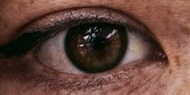
#> input picture face_detection/niels2/eyes/photo12_Left.jpeg, 190 x 95 px
$ python -i m3Iris.py   (imports and definitions only)
#> lines starting #> are read from the running program, lines starting #| are printed output that depends on the picture
### face_detection/niels2/m3F.py
import PIL
from matplotlib import pyplot as plt
import numpy as np

# http://ozzmaker.com/add-colour-to-text-in-python/
# [6 lines left out: function printRed, not called in this run]

def printGreen(stringarr):
    prstr = "\033[1;42;39m" + stringarr + "\]"
    print(prstr)

def printBlue(stringarr):
    prstr = "\033[1;44;39m" + stringarr + "\]"
    print(prstr)


# [9 lines left out: function evalSize, not called in this run]


# https://pythontic.com/image-processing/pillow/histogram
def getRed(redVal):
    return '#%02x%02x%02x' % (redVal, 0, 0)

def getGreen(greenVal):
    return '#%02x%02x%02x' % (0, greenVal, 0)

def getBlue(blueVal):
    return '#%02x%02x%02x' % (0, 0, blueVal)

def gHist(imagePath):
    #print(type(imagePath))
    pimg = PIL.Image.fromarray(imagePath)
    hist = pimg.histogram();
    #plt.hist(hist,bins=256)
    plt.figure(0)
    for i in range(0, 256):
        plt.bar(i, hist[i], alpha=0.3)
    plt.show()


def typeSwap(inputIm):
    #printBlue("typeswap:")
    nd = np.ndarray(1)
    im = PIL.Image.Image()
    #print(type(inputIm), type(nd))
    if (type(inputIm) == type(nd)):
        inputIm = PIL.Image.fromarray(inputIm)
        return inputIm;
    elif(type(inputIm) == type(im)):
        inputIm = np.asarray(inputIm)
        return inputIm;

### face_detection/niels2/m3Iris.py
import cv2
import numpy as np
from matplotlib import pyplot as plt
import m3F
import os
from PIL import ImageFilter, ImageEnhance
import PIL

def findCircle(imgPath):
#> called with imgPath = 'eyes/photo12_Left.jpeg'
    print("****************************************************************************************************************")
    print("proccesing", imgPath)

    img = cv2.imread(imgPath,0)
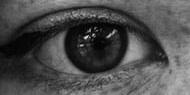
#> img: shape (95, 190); min 0, max 227, mean 76.4
    count = 0
    if not isinstance(img, type(None)):

        img  = cv2.medianBlur(img,5)
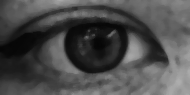
#> img: shape (95, 190); min 6, max 173, mean 76
        #
        cimg=cv2.cvtColor(img,cv2.COLOR_GRAY2BGR )

        img = m3F.typeSwap(img)
        img = img.filter(ImageFilter.GaussianBlur(1.4))
#> img: PIL image 190x95 L
        img = img.filter(ImageFilter.UnsharpMask(radius=2, percent=200, threshold=5))
        img = ImageEnhance.Contrast(img).enhance(1.4)
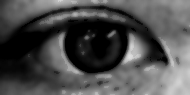
#> img: PIL image 190x95 L; min 0, max 223, mean 77.1
        #img = ImageEnhance.Sharpness(img).enhance(2.)
        img = m3F.typeSwap(img)
        img = cv2.medianBlur(img,5)
#> img: shape (95, 190)
        cimg=img.copy()


        # [7 lines of commented-out code are left out]
        circles = cv2.HoughCircles(img,cv2.HOUGH_GRADIENT,1.5,120,param1=60,param2=15,minRadius=0,maxRadius=int(m3F.typeSwap(img).height/2))
#> circles = [[95.25, 42.75, 31.2]]


        #print("type(circles) IS: ", type(circles))
        if not isinstance(circles, type(None)):
            #print("was not note None, was: ", type(circles))
            if (circles.size != 0):
                circles = np.uint16(np.around(circles))
#> circles = [[95, 43, 31]]
                #print(circles)
                for i in circles[0,:]:
                    # draw the outer circle
                    cv2.circle(cimg,(i[0],i[1]),i[2],(0,255,0),2)
                    # draw the center of the circle
                    cv2.circle(cimg,(i[0],i[1]),2,(0,0,255),3)
                    #plt.show(cimg)
                    can = cv2.Canny(img,30,60)
                    combined = np.hstack((cimg,can))
                    finalImg = cv2.cvtColor(combined, cv2.COLOR_BGR2RGB)
                    plt.imshow(finalImg)
                    plt.show()
                    m3F.gHist(img)
                    m3F.printGreen("CIRCLES FOUND^^^")
                    return cimg;
#> this loop made 1 pass
#| [1;42;39mCIRCLES FOUND^^^\]
#> pass 1, in findCircle, `can = cv2.Canny(img,30,60)`:
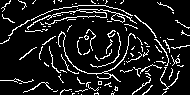
#> can: shape (95, 190); 11.1% white in thin lines or dots
#> pass 1, in findCircle, `combined = np.hstack((cimg,can))`:
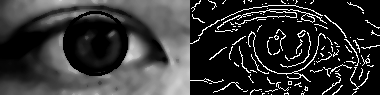
#> combined: shape (95, 380); min 0, max 255, mean 51.8
#> pass 1, in gHist, `plt.show()`:
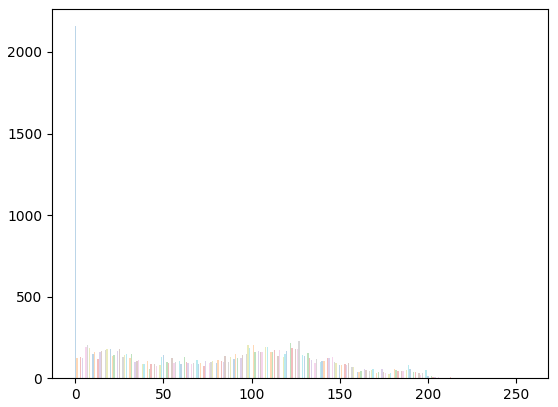
#> figure drawn by matplotlib, 1 panel
#> after the loop:
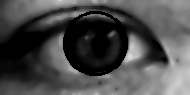
#> cimg: shape (95, 190); min 0, max 216, mean 75.1
        else:
            can = cv2.Canny(img,50,30)
            combined = np.hstack((cimg,can))
            plt.imshow(combined)
            m3F.gHist(img)
            m3F.printRed("NO CIRCLES FOUND^^^")
    else:
        m3F.printRed("NONE IMAGE")


#plt.imshow(cimg)
#plt.show()

>>> result = findCircle('eyes/photo12_Left.jpeg')

$ run again, on face_detection/niels2/eyes/photo14_Left.jpeg
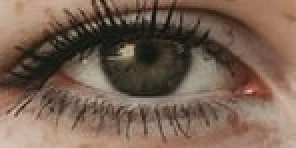
#> input picture face_detection/niels2/eyes/photo14_Left.jpeg, 148 x 74 px (shown 2 times larger)
#> in findCircle, `circles = cv2.HoughCircles(img,cv2.HOUGH_GRADIENT,1.5,120,param1=60,pa..`: circles = [[78.75, 21.75, 26.25]]
#> in findCircle, `circles = np.uint16(np.around(circles))`: circles = [[79, 22, 26]]
#> the loop in findCircle, `for i in circles[0,:]:` made 1 pass
#> (printed output is left out)
#> pass 1, in findCircle, `can = cv2.Canny(img,30,60)`:
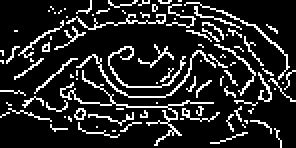
#> can: shape (74, 148) (shown 2 times larger); 15% white in thin lines or dots
#> after the loop in findCircle, `for i in circles[0,:]:`:
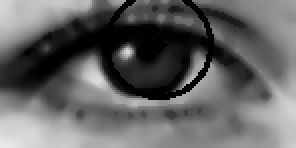
#> cimg: shape (74, 148) (shown 2 times larger); min 0, max 233, mean 99.6

$ run again, on face_detection/niels2/eyes/photo18_Left.jpeg
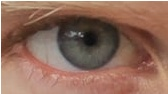
#> input picture face_detection/niels2/eyes/photo18_Left.jpeg, 168 x 94 px
#> in findCircle, `circles = cv2.HoughCircles(img,cv2.HOUGH_GRADIENT,1.5,120,param1=60,pa..`: circles = [[92.25, 41.25, 26.25]]
#> in findCircle, `circles = np.uint16(np.around(circles))`: circles = [[92, 41, 26]]
#> the loop in findCircle, `for i in circles[0,:]:` made 1 pass
#> (printed output is left out)
#> pass 1, in findCircle, `can = cv2.Canny(img,30,60)`:
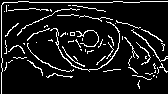
#> can: shape (94, 168); 9.8% white in thin lines or dots
#> after the loop in findCircle, `for i in circles[0,:]:`:
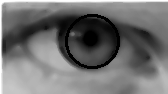
#> cimg: shape (94, 168); min 0, max 255, mean 113.2

$ run again, on face_detection/niels2/eyes/photo12_Right.jpeg
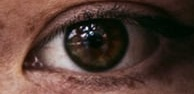
#> input picture face_detection/niels2/eyes/photo12_Right.jpeg, 194 x 94 px
#> in findCircle, `circles = cv2.HoughCircles(img,cv2.HOUGH_GRADIENT,1.5,120,param1=60,pa..`: circles = [[98.25, 36.75, 36.15]]
#> in findCircle, `circles = np.uint16(np.around(circles))`: circles = [[98, 37, 36]]
#> the loop in findCircle, `for i in circles[0,:]:` made 1 pass
#> (printed output is left out)
#> after the loop in findCircle, `for i in circles[0,:]:`:
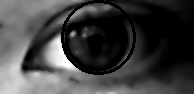
#> cimg: shape (94, 194); min 0, max 255, mean 65.3
